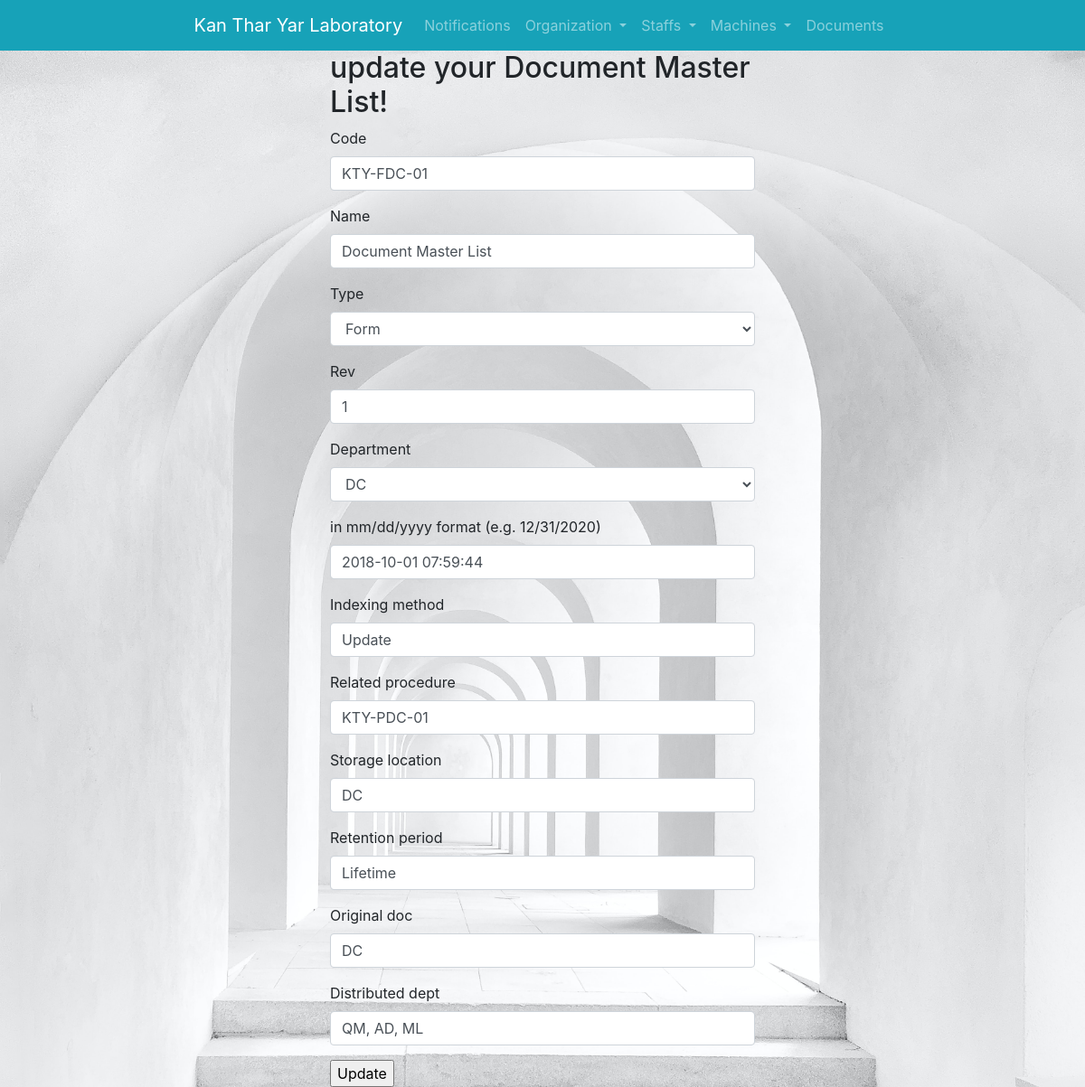
The page /documents/document_master/3/update/ on the database its author committed.
### documents/models.py (models this page shows, shortened)
class documents(models.Model):
    DEPARTMENTS = (('DC', 'DC'), ('QMS', 'QMS'), ('AD', 'AD'), ('ML', 'ML'),)
    DOC_TYPES = (('Manual', 'Manual'), ('Procedure', 'Procedure'), ('Form', 'Form'), ('WI', 'WI'), ('Others', 'Others'),)
    code = models.CharField(max_length=100, blank=True, null=True)
    name = models.CharField(max_length=100, blank=True, null=True)
    type = models.CharField(max_length=100, blank=True, null=True, choices=DOC_TYPES)
    rev = models.CharField(max_length=100, blank=True, null=True)
    department = models.CharField(max_length=100, blank=True, null=True, choices=DEPARTMENTS)
    issued_date = models.DateTimeField(' in mm/dd/yyyy format (e.g. 12/31/2020)',
                                       auto_now_add=False, auto_now=False,blank=True, null=True)
    indexing_method = models.CharField(max_length=100, blank=True, null=True)
    related_procedure = models.CharField(max_length=100, blank=True, null=True)
    storage_location = models.CharField(max_length=100, blank=True, null=True)
    retention_period = models.CharField(max_length=100, blank=True, null=True)
    original_doc = models.CharField(max_length=100, blank=True, null=True)
    distributed_dept = models.CharField(max_length=100, blank=True, null=True)

### documents/views.py (the view)
# urls.py: path('document_master/<int:pk>/update/', views.document_master_update.as_view(),  name="document_master_update"),
class document_master_update(UpdateView):
    template_name = 'documents/doc_master/document_master_update.html'
    model = documents
    fields = '__all__'
    success_url = reverse_lazy('documents:show_dm')

### documents/templates/documents/doc_master/document_master_update.html
{% extends 'base_layout.html' %}
{% block content %}
{% load crispy_forms_tags %}
    <div class="container" style="width:500px">
        <h2>update your Document Master List!</h2>
        <form method="post">{% csrf_token %}
            {{ form|crispy }}
        <input type="submit" value="Update">
        </form>
    </div>
{% endblock %}

### assets/styles.css (style rules this page uses)
body { background-color: #0f121f; background-image: url('/static/feathers.jpg'); background-repeat-y: no-repeat; background-size: cover; color: #fff; }

### rows shown on the page
documents: code "KTY-FDC-01", name "Document Master List", type "Form", rev "1", department "DC", issued_date "2018-10-01 07:59:44", indexing_method "Update", related_procedure "KTY-PDC-01", storage_location "DC", retention_period "Lifetime", original_doc "DC", distributed_dept "QM, AD, ML"
